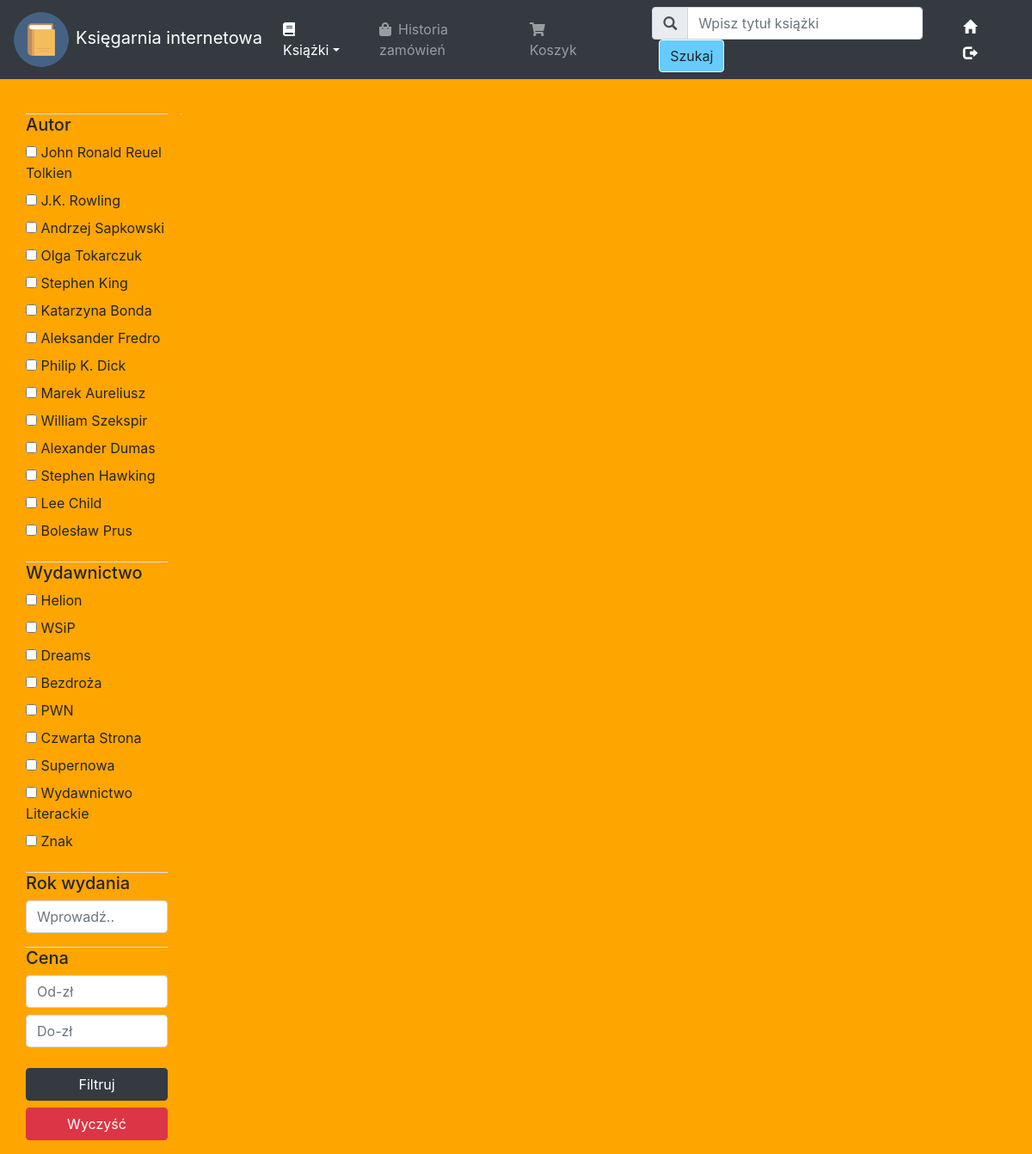
Screenshot of /klient/subpages/ksiazki1.php (signed in) with the database file from the repository.
### tables this page shows
CREATE TABLE `autorzy` (
  `ID_autora` int(11) NOT NULL,
  `Imie` varchar(32) NOT NULL,
  `Nazwisko` varchar(32) NOT NULL
);

CREATE TABLE `wydawnictwa` (
  `ID_wydawnictwa` int(11) NOT NULL,
  `Nazwa` varchar(32) NOT NULL
);

### klient/subpages/ksiazki1.php (the view, shortened to what this page needs)
<!DOCTYPE html>
<html>
	<head>
		<link rel="stylesheet" href="../css/bootstrap.min.css">
		<link rel="stylesheet" href="css/ksiazki.css">
		<link href="../glyphicons/_glyphicons.css" rel="stylesheet">
		<link rel="stylesheet" href="https://use.fontawesome.com/releases/v5.7.2/css/all.css">
	</head>
	<body>
		<header>
			<nav class="navbar navbar-dark bg-dark navbar-expand-lg">
				<div class="navbar-brand">
					<img src="../images/book2.png" class="mr-2">Księgarnia internetowa
				</div>
				<div class="collapse navbar-collapse" id="list">
					<ul class="navbar-nav mr-5">
						<li class="nav-item dropdown mr-4">
							<a class="nav-link dropdown-toggle active" data-toggle="dropdown" role="button"><i class="fas fa-book mr-2"></i>Książki</a>
						</li>
						<li class="nav-item mr-4">
							<a class="nav-link" href="historia.php"><i class="fas fa-shopping-bag mr-2"></i>Historia zamówień</a>
						</li>
						<li class="nav-item">
							<a class="nav-link" href="koszyk.php"><i class="fas fa-shopping-cart mr-2"></i>Koszyk</a>
						</li>
						<li class="nav-item">
						</li>
					</ul>
					<form class="form-inline mr-auto" action="ksiazki2.php" method="post">
						<div class="input-group">
        					<div class="input-group-prepend">
								<div class="input-group-text"><span class="glyphicon glyphicon-search"></span></div>
							</div>
							<input class="form-control" type="search" name="szukaj" placeholder="Wpisz tytuł książki" autocomplete="off">
						</div>
						<button style="background-color: #66CCFF;" class="ml-2 btn btn-light" type="submit">Szukaj</button>
					</form>
					<div id="buttons">
						<a class="btn btn-dark glyphicon glyphicon-home" href="../ksiegarnia1.php" role="button" title="Strona główna"></a>
						<a class="btn btn-dark glyphicon glyphicon-log-out" href="../wyloguj.php" role="button" title="Wyloguj"></a>
					</div>
				</div>
			</nav>
		</header>
		<main>
			<div class="container-fluid">
                <div class="container-group col-4 col-md-3 col-lg-2" id="div1">
				<form action="ksiazki1.php" method="post" autocomplete="off">
					<div class="h2 container-group border-top"> Autor </div>
						<div class="form-group">
						<?php
						require_once "connect.php";
						try{
							$poloczenie = new mysqli($host, $db_user, $db_pass, $db_name);
							if($poloczenie->connect_errno != 0){
								throw new Exception(mysqli_connect_errno());
							}else{
								$query = $poloczenie->query("SELECT * FROM autorzy");
								while($row = mysqli_fetch_row($query)){
									echo '<label><input type="checkbox" name="autor[]" value="'.$row[2].'"> '.$row[1].' '.$row[2].' </label><br/>';
								}
							}
						}catch(Exception $e){
							echo '<span style="color:red;"> Błąd serwera. Przepraszamy.</span>';
							echo '<br/>Info o błędzie:'.$e;
						}
						?>
						</div>
					<div class="h2 container-group border-top"> Wydawnictwo </div>
						<div class="form-group">
						<?php
						require_once "connect.php";
						try{
							$poloczenie = new mysqli($host, $db_user, $db_pass, $db_name);
							if($poloczenie->connect_errno != 0){
								throw new Exception(mysqli_connect_errno());
							}else{
								$query = $poloczenie->query("SELECT * FROM wydawnictwa");
								while($row = mysqli_fetch_row($query)){
									echo '<label><input type="checkbox" name="wydawnictwo[]" value="'.$row[1].'"> '.$row[1].' </label><br/>';
								}
							}
						}catch(Exception $e){
							echo '<span style="color:red;"> Błąd serwera. Przepraszamy.</span>';
							echo '<br/>Info o błędzie:'.$e;
						}
						?>
						</div>
					<div class="h2 container-group border-top"> Rok wydania </div>
						<div class="form-group">
						<input class="form-control" name="rokwydania" placeholder="Wprowadź..">
						</div>
					<div class="h2 container-group border-top"> Cena </div>
						<div class="form-group">
							<input class="form-control mb-2" name="mincena" id="odcena" placeholder="Od-zł">
							<input class="form-control" name="maxcena" id="docena" placeholder="Do-zł">
						</div>
						<button id="submit" class="btn btn-dark btn-block mt-4 mb-2" type="submit">Filtruj</button>
						<button id="submit" class="btn btn-danger btn-block mb-3" type="submit">Wyczyść</button>
				   </form>
                </div>
				<div class="d-block ml-auto col-8 col-sm-8 col-md-9 col-lg-10 container-group border-left">
				</div>
			</div>
		</main>
	</body>
</html>

### klient/subpages/css/ksiazki.css (style rules this page uses)
body { background-color: orange; }
main { background-color: orange; padding-top: 40px; }
#div1 { float: left; }
@media screen and (max-width: 1300px) { .h2 { font-size: 20px; } }

### rows the page displays
autorzy: Imie "John Ronald Reuel", Nazwisko "Tolkien"
autorzy: Imie "J.K.", Nazwisko "Rowling"
autorzy: Imie "Andrzej", Nazwisko "Sapkowski"
autorzy: Imie "Olga", Nazwisko "Tokarczuk"
autorzy: Imie "Stephen", Nazwisko "King"
autorzy: Imie "Katarzyna", Nazwisko "Bonda"
autorzy: Imie "Aleksander", Nazwisko "Fredro"
autorzy: Imie "Philip", Nazwisko "K. Dick"
autorzy: Imie "Marek", Nazwisko "Aureliusz"
autorzy: Imie "William", Nazwisko "Szekspir"
autorzy: Imie "Alexander", Nazwisko "Dumas"
autorzy: Imie "Stephen", Nazwisko "Hawking"
autorzy: Imie "Lee", Nazwisko "Child"
autorzy: Imie "Bolesław", Nazwisko "Prus"
wydawnictwa: Nazwa "Helion"
wydawnictwa: Nazwa "WSiP"
wydawnictwa: Nazwa "Dreams"
wydawnictwa: Nazwa "Bezdroża"
wydawnictwa: Nazwa "PWN"
wydawnictwa: Nazwa "Czwarta Strona"
wydawnictwa: Nazwa "Supernowa"
wydawnictwa: Nazwa "Wydawnictwo Literackie"
wydawnictwa: Nazwa "Znak"
